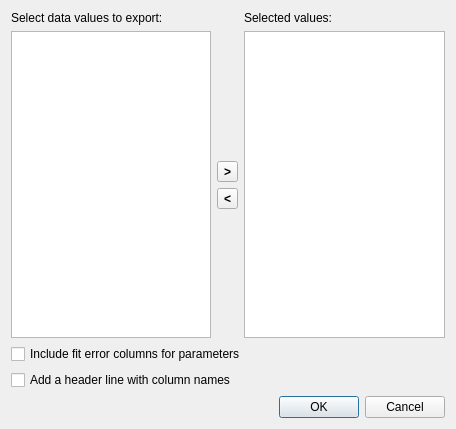
<?xml version="1.0" encoding="UTF-8"?>
<ui version="4.0">
 <class>Dialog</class>
 <widget class="QDialog" name="Dialog">
  <property name="geometry">
   <rect>
    <x>0</x>
    <y>0</y>
    <width>456</width>
    <height>429</height>
   </rect>
  </property>
  <property name="windowTitle">
   <string>Export parameter data</string>
  </property>
  <layout class="QGridLayout" name="gridLayout">
   <item row="0" column="3">
    <widget class="QLabel" name="label_2">
     <property name="text">
      <string>Selected values:</string>
     </property>
    </widget>
   </item>
   <item row="4" column="0" colspan="4">
    <widget class="QDialogButtonBox" name="buttonBox">
     <property name="orientation">
      <enum>Qt::Horizontal</enum>
     </property>
     <property name="standardButtons">
      <set>QDialogButtonBox::Cancel|QDialogButtonBox::Ok</set>
     </property>
    </widget>
   </item>
   <item row="1" column="2">
    <layout class="QVBoxLayout" name="verticalLayout">
     <item>
      <spacer name="verticalSpacer">
       <property name="orientation">
        <enum>Qt::Vertical</enum>
       </property>
       <property name="sizeHint" stdset="0">
        <size>
         <width>20</width>
         <height>40</height>
        </size>
       </property>
      </spacer>
     </item>
     <item>
      <widget class="QToolButton" name="addBtn">
       <property name="font">
        <font>
         <bold>true</bold>
        </font>
       </property>
       <property name="text">
        <string>&gt;</string>
       </property>
      </widget>
     </item>
     <item>
      <widget class="QToolButton" name="removeBtn">
       <property name="font">
        <font>
         <bold>true</bold>
        </font>
       </property>
       <property name="text">
        <string>&lt;</string>
       </property>
      </widget>
     </item>
     <item>
      <spacer name="verticalSpacer_2">
       <property name="orientation">
        <enum>Qt::Vertical</enum>
       </property>
       <property name="sizeHint" stdset="0">
        <size>
         <width>20</width>
         <height>40</height>
        </size>
       </property>
      </spacer>
     </item>
    </layout>
   </item>
   <item row="0" column="0">
    <widget class="QLabel" name="label">
     <property name="sizePolicy">
      <sizepolicy hsizetype="Fixed" vsizetype="Preferred">
       <horstretch>0</horstretch>
       <verstretch>0</verstretch>
      </sizepolicy>
     </property>
     <property name="text">
      <string>Select data values to export:</string>
     </property>
    </widget>
   </item>
   <item row="1" column="3">
    <widget class="QListWidget" name="selectList">
     <property name="dragDropMode">
      <enum>QAbstractItemView::InternalMove</enum>
     </property>
    </widget>
   </item>
   <item row="1" column="0" colspan="2">
    <widget class="DataValueListWidget" name="availList">
     <property name="dragEnabled">
      <bool>true</bool>
     </property>
    </widget>
   </item>
   <item row="3" column="0" colspan="4">
    <widget class="QCheckBox" name="headerBox">
     <property name="text">
      <string>Add a header line with column names</string>
     </property>
    </widget>
   </item>
   <item row="2" column="0" colspan="4">
    <widget class="QCheckBox" name="errorBox">
     <property name="text">
      <string>Include fit error columns for parameters</string>
     </property>
    </widget>
   </item>
  </layout>
 </widget>
 <customwidgets>
  <customwidget>
   <class>DataValueListWidget</class>
   <extends>QListWidget</extends>
   <header>ufit.gui.datawidgets</header>
  </customwidget>
 </customwidgets>
 <tabstops>
  <tabstop>availList</tabstop>
  <tabstop>addBtn</tabstop>
  <tabstop>removeBtn</tabstop>
  <tabstop>selectList</tabstop>
  <tabstop>errorBox</tabstop>
  <tabstop>headerBox</tabstop>
  <tabstop>buttonBox</tabstop>
 </tabstops>
 <resources/>
 <connections>
  <connection>
   <sender>buttonBox</sender>
   <signal>accepted()</signal>
   <receiver>Dialog</receiver>
   <slot>accept()</slot>
   <hints>
    <hint type="sourcelabel">
     <x>248</x>
     <y>254</y>
    </hint>
    <hint type="destinationlabel">
     <x>157</x>
     <y>274</y>
    </hint>
   </hints>
  </connection>
  <connection>
   <sender>buttonBox</sender>
   <signal>rejected()</signal>
   <receiver>Dialog</receiver>
   <slot>reject()</slot>
   <hints>
    <hint type="sourcelabel">
     <x>316</x>
     <y>260</y>
    </hint>
    <hint type="destinationlabel">
     <x>286</x>
     <y>274</y>
    </hint>
   </hints>
  </connection>
 </connections>
</ui>
